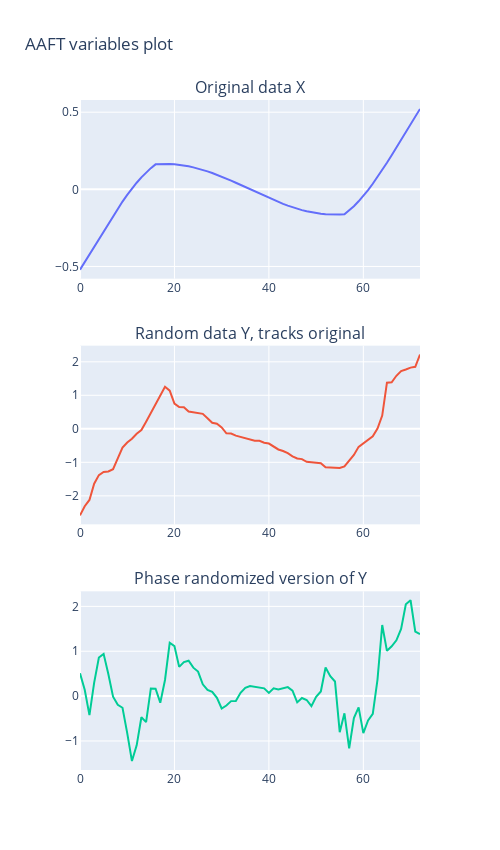
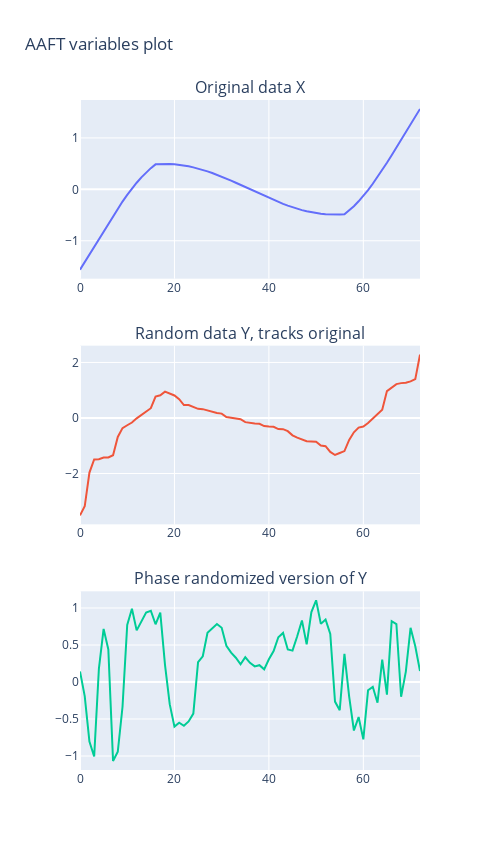
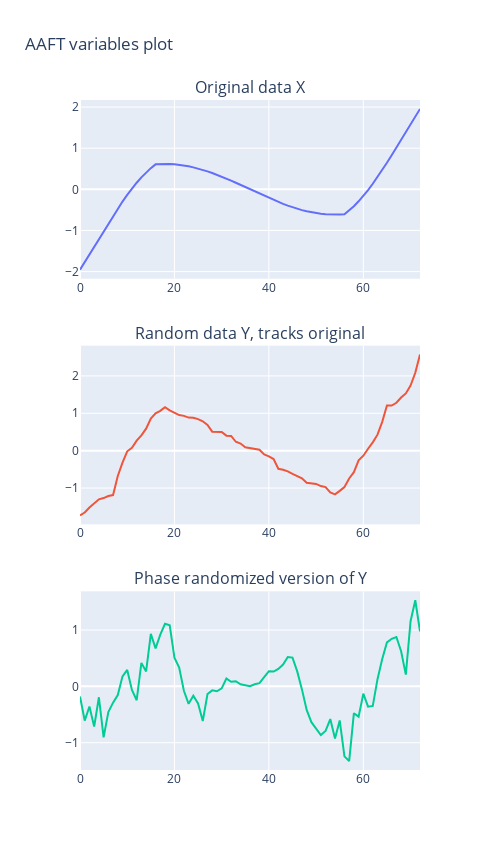
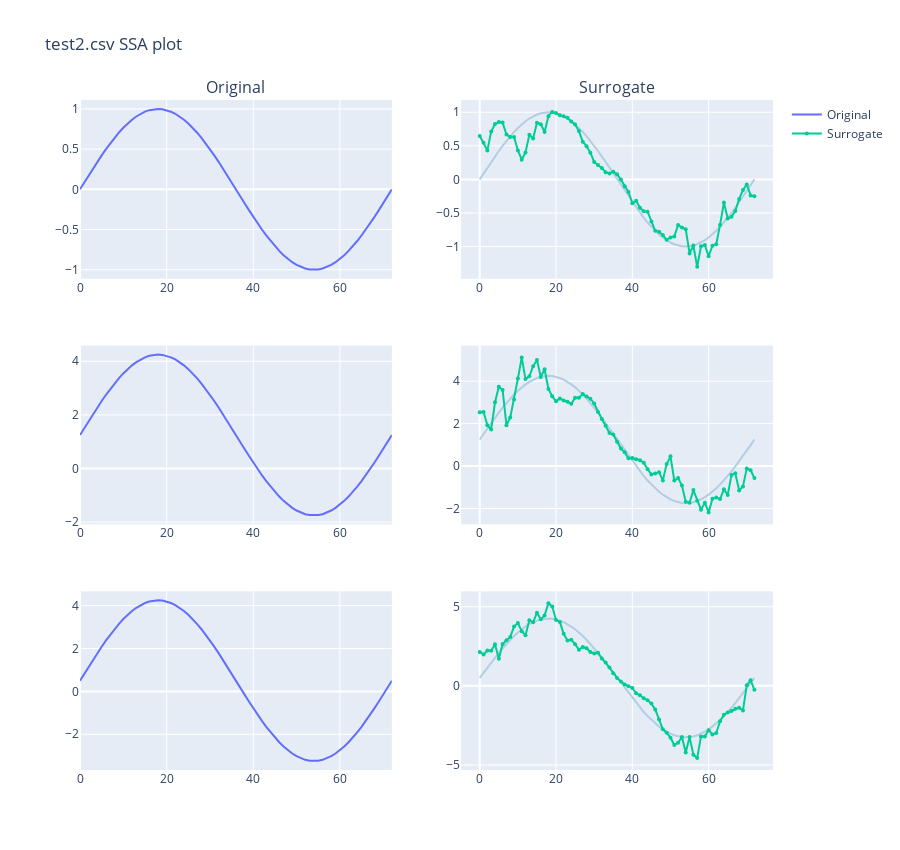

These figures' notebook cell, in order:
### Markdown cell above
### Plot Generated Surrogate Output

### Code cell
# get the path to parent dir
import sys, os
parent_dir = os.path.abspath(os.path.join(os.getcwd(), os.pardir))
sys.path.insert(0,parent_dir)

from pltSSsur import pltSSsur
from utils.plot import Plot

_file_name = input("Enter file name (with extension): ") # e.g P02_TS_2.csv

if _file_name != '':
    _numComp = int(input("Enter number of component (column) to be read: "))

if _file_name != '' and _numComp != '':
    file_data, output_data = pltSSsur(_file_name, numComp=_numComp, plot_ok=True, data_dir_path='../data')

    # generate plot
    Plot.ssa(file_data, output_data, num_comp=_numComp, title=_file_name, is_jupyter=True)
